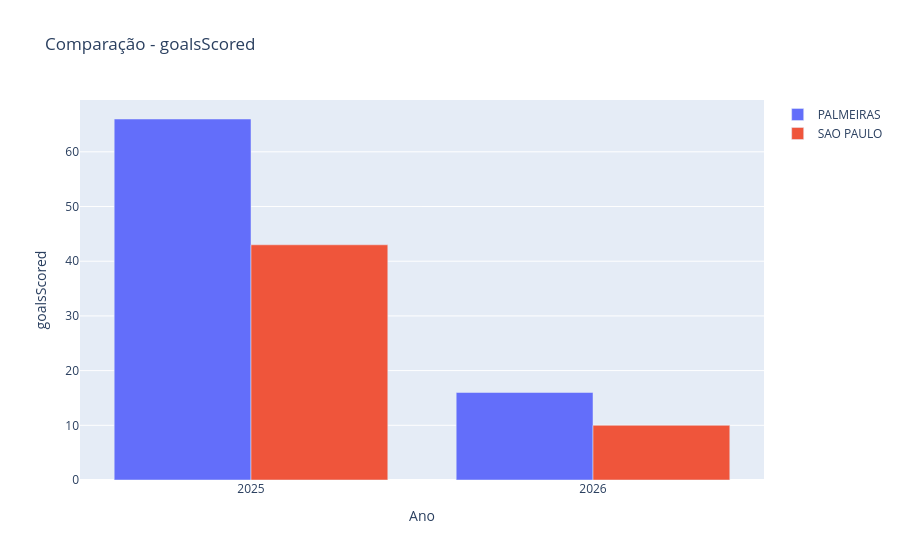

Notebook code for this chart:
### Markdown cell above
3. Gerar gráfico

### Code cell
gerar_grafico(df, "goalsScored")

### Figure 1 — Plotly figure (JSON) as saved in the notebook; plotly's stock layout.template omitted (floating-point values rounded to 4 significant figures)
{"data": [{"name": "PALMEIRAS", "type": "bar", "x": ["2025", "2026"], "y": [66, 16]}, {"name": "SAO PAULO", "type": "bar", "x": ["2025", "2026"], "y": [43, 10]}], "layout": {"barmode": "group", "title": {"text": "Comparação - goalsScored"}, "xaxis": {"title": {"text": "Ano"}}, "yaxis": {"title": {"text": "goalsScored"}}}}
